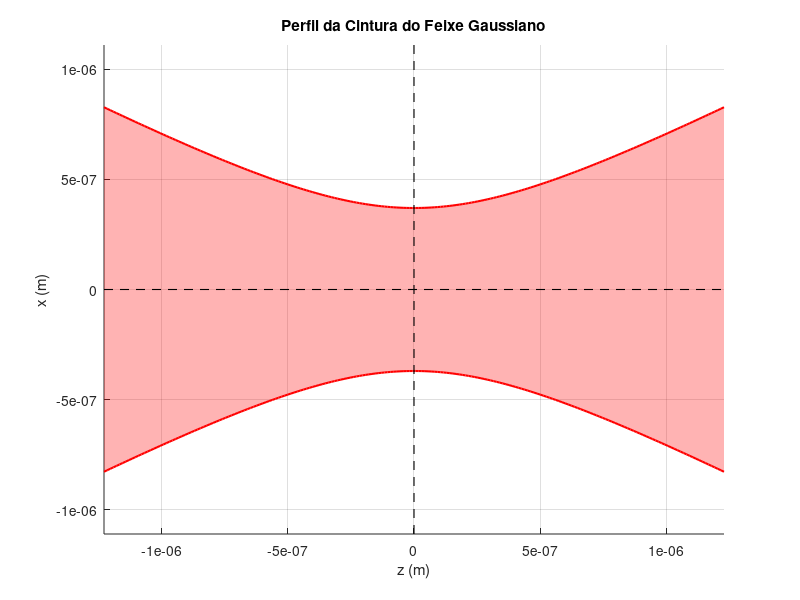
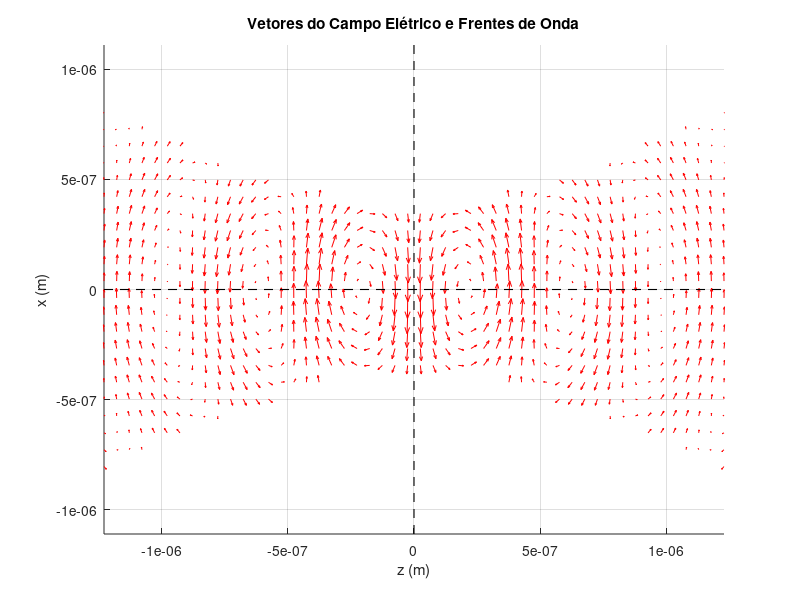

MATLAB code to generate these figures, in order:
clc; clear; close all;

%% Parâmetros do feixe
lambda = 0.7e-6;  % Comprimento de onda (m)
w0 = 0.37e-6;        % Raio de cintura do feixe (m)
z0 = pi*w0^2/lambda;        % Distância de Rayleigh (m)
k = 2 * pi / lambda;  % Número de onda
A0 = 1;  % Normalização da amplitude

%% Funções do feixe Gaussiano
w = @(z) w0 * sqrt(1 + (z ./ z0).^2);
R = @(z) z .* (1 + (z0 ./ z).^2);
psi = @(z) atan(z ./ z0);

%% -------- Gráfico (a) - Cintura do Feixe --------
z_vals = linspace(-2*z0, 2*z0, 200);
w_vals = w(z_vals);

figure;
hold on;
fill([z_vals, fliplr(z_vals)], [-w_vals, fliplr(w_vals)], 'r', 'FaceAlpha', 0.3, 'EdgeColor', 'none');
plot(z_vals, w_vals, 'r', 'LineWidth', 1.5);
plot(z_vals, -w_vals, 'r', 'LineWidth', 1.5);
plot([0, 0], [-3*w0, 3*w0], 'k--', 'LineWidth', 0.8); % Linha central z = 0
plot([-2*z0, 2*z0], [0, 0], 'k--', 'LineWidth', 0.8); % Eixo x

xlabel('z (m)');
ylabel('x (m)');
title('Perfil da Cintura do Feixe Gaussiano');
xlim([-2*z0, 2*z0]);
ylim([-3*w0, 3*w0]);
grid on;
hold off;

%% -------- Gráfico (b) - Campo Elétrico e Frentes de Onda --------
z_vals = linspace(-2 * z0, 2 * z0, 50);
x_vals = linspace(-3 * w0, 3 * w0, 30);  % Maior resolução na área central
[X, Z] = meshgrid(x_vals, z_vals);
rho2 = X.^2;  % y = 0 para simplificação

% Amplitude complexa U(x,z)
U = A0 * (w0 ./ w(Z)) .* exp(-rho2 ./ w(Z).^2) ...
    .* exp(-1j * (k * Z + k * rho2 ./ (2 * R(Z)) - psi(Z)));

% Campo elétrico vetorial
E0 = 1;  
Ex = -E0 * U;  
Ez = E0 * (X ./ (Z + 1j * z0)) .* U; 

% Máscara para limitar os vetores à cintura do feixe
mask = abs(X) <= w(Z);  
Ex(~mask) = NaN;  % Remove valores fora da cintura do feixe
Ez(~mask) = NaN;


figure;
hold on;
quiver(Z, X, real(Ez), real(Ex), ...
    'r', 'AutoScale', 'on', 'AutoScaleFactor', 1);
plot([0, 0], [-3*w0, 3*w0], 'k--', 'LineWidth', 0.8); % Linha central
plot([-2*z0, 2*z0], [0, 0], 'k--', 'LineWidth', 0.8); % Eixo x

xlabel('z (m)');
ylabel('x (m)');
title('Vetores do Campo Elétrico e Frentes de Onda');
xlim([-2*z0, 2*z0]);
ylim([-3*w0, 3*w0]);
grid on;
hold off;
